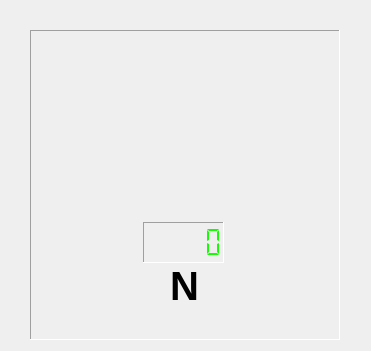
<?xml version="1.0" encoding="UTF-8"?>
<ui version="4.0">
 <class>Speed</class>
 <widget class="QWidget" name="Speed">
  <property name="geometry">
   <rect>
    <x>0</x>
    <y>0</y>
    <width>371</width>
    <height>351</height>
   </rect>
  </property>
  <property name="windowTitle">
   <string>Form</string>
  </property>
  <widget class="QLabel" name="label">
   <property name="geometry">
    <rect>
     <x>30</x>
     <y>30</y>
     <width>310</width>
     <height>310</height>
    </rect>
   </property>
   <property name="styleSheet">
    <string notr="true">border-image: url(:/KM/image/MPH1.png);</string>
   </property>
   <property name="frameShape">
    <enum>QFrame::Panel</enum>
   </property>
   <property name="frameShadow">
    <enum>QFrame::Sunken</enum>
   </property>
   <property name="text">
    <string/>
   </property>
  </widget>
  <widget class="QLabel" name="label_2">
   <property name="geometry">
    <rect>
     <x>170</x>
     <y>185</y>
     <width>30</width>
     <height>30</height>
    </rect>
   </property>
   <property name="styleSheet">
    <string notr="true">border-image: url(:/KM/image/pointhover.png);</string>
   </property>
   <property name="text">
    <string/>
   </property>
  </widget>
  <widget class="QLCDNumber" name="lcdNumber">
   <property name="geometry">
    <rect>
     <x>143</x>
     <y>222</y>
     <width>81</width>
     <height>41</height>
    </rect>
   </property>
   <property name="font">
    <font>
     <family>wasy10</family>
     <pointsize>20</pointsize>
     <weight>75</weight>
     <bold>true</bold>
    </font>
   </property>
   <property name="styleSheet">
    <string notr="true">color: rgb(22, 252, 3);</string>
   </property>
   <property name="frameShape">
    <enum>QFrame::Panel</enum>
   </property>
   <property name="frameShadow">
    <enum>QFrame::Sunken</enum>
   </property>
   <property name="segmentStyle">
    <enum>QLCDNumber::Flat</enum>
   </property>
   <property name="intValue" stdset="0">
    <number>0</number>
   </property>
  </widget>
  <widget class="QLabel" name="label_3">
   <property name="geometry">
    <rect>
     <x>170</x>
     <y>270</y>
     <width>31</width>
     <height>31</height>
    </rect>
   </property>
   <property name="font">
    <font>
     <pointsize>30</pointsize>
     <weight>75</weight>
     <bold>true</bold>
    </font>
   </property>
   <property name="text">
    <string>N</string>
   </property>
  </widget>
  <zorder>lcdNumber</zorder>
  <zorder>label</zorder>
  <zorder>label_2</zorder>
  <zorder>label_3</zorder>
 </widget>
 <resources/>
 <connections/>
</ui>
